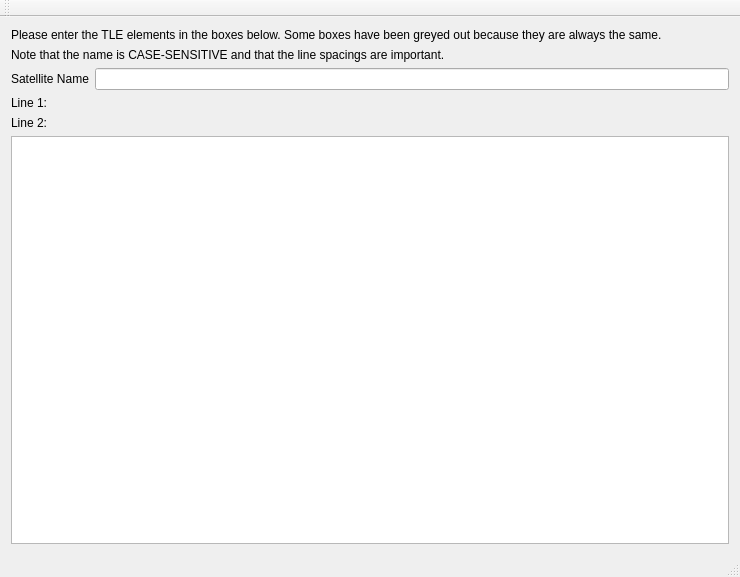
<?xml version="1.0" encoding="UTF-8"?>
<ui version="4.0">
 <class>MainWindow</class>
 <widget class="QMainWindow" name="MainWindow">
  <property name="geometry">
   <rect>
    <x>0</x>
    <y>0</y>
    <width>740</width>
    <height>577</height>
   </rect>
  </property>
  <property name="windowTitle">
   <string>TLEentry</string>
  </property>
  <widget class="QWidget" name="centralWidget">
   <layout class="QVBoxLayout" name="verticalLayout_2">
    <item>
     <layout class="QHBoxLayout" name="horizontalLayout_2"/>
    </item>
    <item>
     <widget class="QLabel" name="instructionLabel">
      <property name="text">
       <string>Please enter the TLE elements in the boxes below. Some boxes have been greyed out because they are always the same.</string>
      </property>
     </widget>
    </item>
    <item>
     <widget class="QLabel" name="instructionLabel2">
      <property name="text">
       <string>Note that the name is CASE-SENSITIVE and that the line spacings are important.</string>
      </property>
     </widget>
    </item>
    <item>
     <layout class="QHBoxLayout" name="horizontalLayout_3">
      <item>
       <widget class="QLabel" name="satnameLabel">
        <property name="text">
         <string>Satellite Name</string>
        </property>
       </widget>
      </item>
      <item>
       <widget class="QLineEdit" name="satnameEdit"/>
      </item>
     </layout>
    </item>
    <item>
     <layout class="QGridLayout" name="gridLayout">
      <item row="1" column="0">
       <widget class="QLabel" name="line2label">
        <property name="text">
         <string>Line 2:  </string>
        </property>
       </widget>
      </item>
      <item row="0" column="0">
       <widget class="QLabel" name="line1label">
        <property name="text">
         <string>Line 1:  </string>
        </property>
       </widget>
      </item>
     </layout>
    </item>
    <item>
     <widget class="QTextBrowser" name="linesViewer"/>
    </item>
   </layout>
  </widget>
  <widget class="QMenuBar" name="menuBar">
   <property name="geometry">
    <rect>
     <x>0</x>
     <y>0</y>
     <width>740</width>
     <height>20</height>
    </rect>
   </property>
  </widget>
  <widget class="QToolBar" name="mainToolBar">
   <attribute name="toolBarArea">
    <enum>TopToolBarArea</enum>
   </attribute>
   <attribute name="toolBarBreak">
    <bool>false</bool>
   </attribute>
  </widget>
  <widget class="QStatusBar" name="statusBar"/>
 </widget>
 <layoutdefault spacing="6" margin="11"/>
 <resources/>
 <connections/>
</ui>
